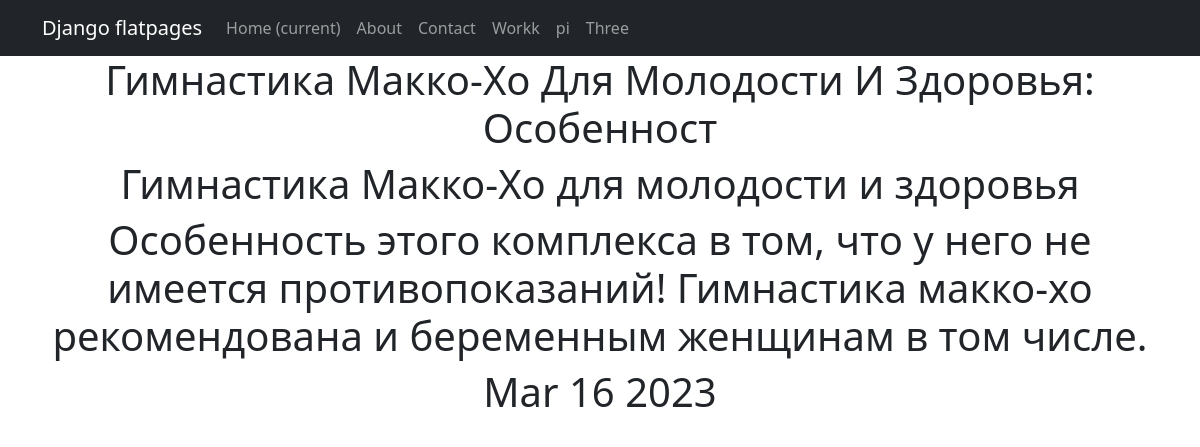
The app's page /new/1 with its own data.
### new/models.py (models this page shows, shortened)
class Post(models.Model):
    artic = 'AR'
    news = 'NE'
    TYP = [
        (artic, 'Статья'),
        (news, 'Новость'),
    ]
    author = models.ForeignKey(Author, on_delete=models.CASCADE)
    typ = models.CharField(max_length=2, choices=TYP)
    time_in = models.DateTimeField(auto_now_add=True)
    title = models.CharField(max_length=255)
    text = models.TextField()
    reit_post = models.IntegerField(default=0)
    likes = models.IntegerField(default=0)
    dislikes = models.IntegerField(default=0)
    Category_post = models.ManyToManyField(Category, through='PostCategory')
    def __str__(self):
        return f'{self.title.title()}: {self.text[:10]}'

### new/views.py (the view)
# urls.py: path('<int:pk>', PostDetail.as_view(), name='post_detail'),
class PostDetail(DetailView):
    model = Post
    template_name = 'post.html'
    context_object_name = 'post'

### templates/post.html (shortened to what this page needs)
{% extends 'flatpages/default.html' %}
{% block content %}
<h1>{{ post }}</h1>
<h1>{{ post.title }}</h1>
<h1>{{ post.text }}</h1>
<h1>{{ post.time_in|date:'M d Y' }}</h1>
{% endblock content %}

### records on screen
Post: title+text "Гимнастика Макко-Хо Для Молодости И Здоровья: Особенност", title "Гимнастика Макко-Хо для молодости и здоровья", text "Особенность этого комплекса в том, что у него не имеется противопоказаний! Гимнастика макко-хо рекомендована и беременным женщинам в том числе.", time_in "Mar 16 2023"
